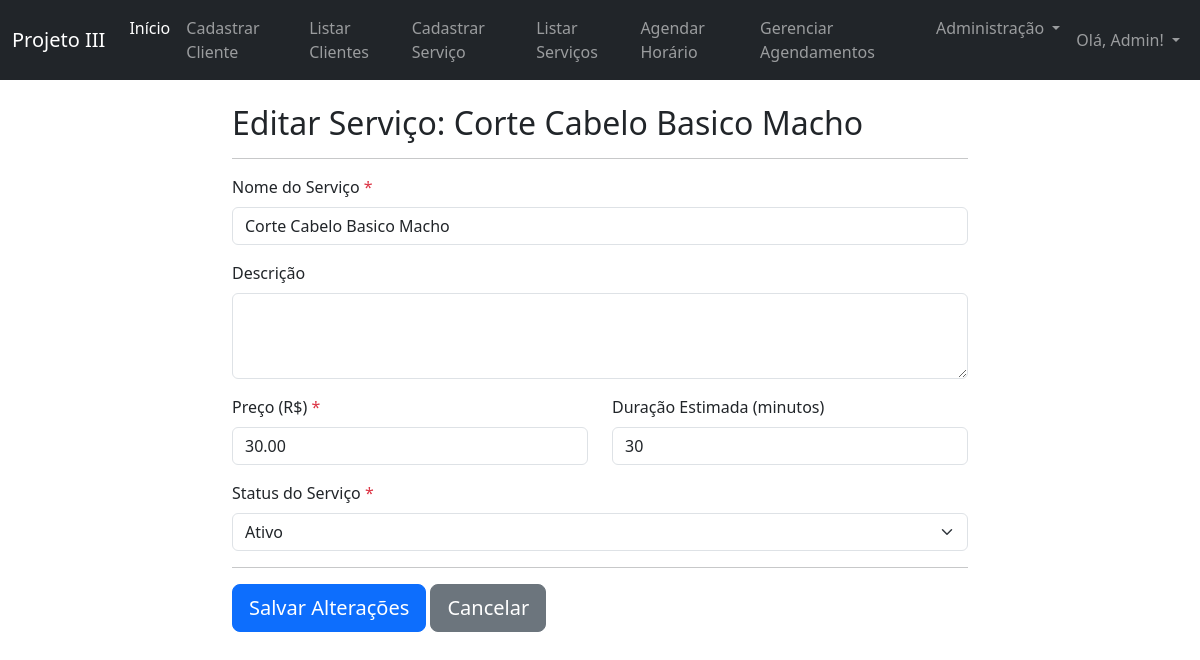
The page /cadastrar_servico.php?action=editar&id=2 (signed in) on the database its author committed.
### tables this page shows
CREATE TABLE IF NOT EXISTS `servicos` (
  `id` int NOT NULL AUTO_INCREMENT,
  `nome_servico` varchar(255) NOT NULL,
  `descricao` text,
  `preco` decimal(10,2) NOT NULL,
  `duracao_estimada_minutos` int DEFAULT NULL COMMENT 'Duração do serviço em minutos, para agendamento',
  `status` enum('ativo','inativo') NOT NULL DEFAULT 'ativo',
  `data_cadastro` timestamp NULL DEFAULT CURRENT_TIMESTAMP,
  `id_funcionario_cadastro` int NOT NULL,
  PRIMARY KEY (`id`),
  KEY `id_funcionario_cadastro` (`id_funcionario_cadastro`)
);

### cadastrar_servico.php (the view, shortened to what this page needs)
<?php
require_once 'db_conexao.php';
$is_admin = (isset($_SESSION['funcionario_cargo']) && $_SESSION['funcionario_cargo'] === 'admin');
if (isset($_SESSION['funcionario_nome'])) {
    $nome_funcionario = htmlspecialchars($_SESSION['funcionario_nome']);
} else {
    $nome_funcionario = "Usuário";
}
$modo_edicao = false;
$servico_data = [
    'nome_servico' => '',
    'descricao' => '',
    'preco' => '',
    'duracao_estimada_minutos' => '',
    'status' => 'ativo'
];
if (isset($_GET['action']) && $_GET['action'] == 'editar' && isset($_GET['id'])) {
    $modo_edicao = true;
    $servico_id_edicao = (int)$_GET['id'];
    $sql_servico = "SELECT * FROM servicos WHERE id = ?";
    $stmt_servico = $conexao->prepare($sql_servico);
    if ($stmt_servico) {
        $stmt_servico->bind_param("i", $servico_id_edicao);
        $stmt_servico->execute();
        $result_servico = $stmt_servico->get_result();
        if ($result_servico->num_rows === 1) {
            $db_data = $result_servico->fetch_assoc();
            foreach ($servico_data as $key => $value) {
                if (isset($db_data[$key])) {
                    $servico_data[$key] = $db_data[$key];
                }
            }
        }
    } else {
        $_SESSION['form_message_type'] = "danger";
        $_SESSION['form_message'] = "Erro ao preparar para buscar serviço.";
        $conexao->close();
        header("Location: listar_servicos.php");
        exit;
    }
}
?>
<!DOCTYPE html>
<html lang="pt-BR">
<head>
    <link href="https://cdn.jsdelivr.net/npm/bootstrap@5.3.3/dist/css/bootstrap.min.css" rel="stylesheet">
</head>
<body>
<nav class="navbar navbar-expand-lg navbar-dark bg-dark fixed-top">
        <div class="container-fluid">
            <a class="navbar-brand" href="dashboard.php">Projeto III</a>
            <div class="collapse navbar-collapse" id="navbarNav">
                <ul class="navbar-nav me-auto mb-2 mb-lg-0">
                    <li class="nav-item">
                        <a class="nav-link active" aria-current="page" href="dashboard.php">Início</a>
                    </li>
                    <li class="nav-item">
                        <a class="nav-link" href="cadastrar_cliente.php">Cadastrar Cliente</a>
                    </li>
                    <li class="nav-item">
                        <a class="nav-link" href="listar_clientes.php">Listar Clientes</a>
                    </li>
                    <li class="nav-item">
                        <a class="nav-link" href="cadastrar_servico.php">Cadastrar Serviço</a>
                    </li>
                    <li class="nav-item">
                        <a class="nav-link" href="listar_servicos.php">Listar Serviços</a>
                    </li>
                    <li class="nav-item">
                        <a class="nav-link" href="agendar_horario.php">Agendar Horário</a>
                    </li>
                    <li class="nav-item">
                        <a class="nav-link" href="gerenciar_agendamentos.php">Gerenciar Agendamentos</a>
                    </li>
                    <?php if ($is_admin): ?>
                    <li class="nav-item dropdown">
                        <a class="nav-link dropdown-toggle" href="#" id="adminMenuLink" role="button" data-bs-toggle="dropdown" aria-expanded="false">
                            Administração
                        </a>
                    </li>
                    <?php endif; ?>
                </ul>
                <ul class="navbar-nav">
                    <li class="nav-item dropdown">
                        <a class="nav-link dropdown-toggle" href="#" id="navbarDropdownUser" role="button" data-bs-toggle="dropdown" aria-expanded="false">
                            Olá, <?php echo $nome_funcionario; ?>!
                        </a>
                    </li>
                </ul>
            </div>
        </div>
    </nav>
    <div class="container mt-5 mb-5">
        <div class="row">
            <div class="col-md-8 offset-md-2">
                <h2><?php echo $modo_edicao ? 'Editar Serviço: ' . htmlspecialchars($servico_data['nome_servico'] ?? '') : 'Cadastro de Novo Serviço'; ?></h2>
                <hr>
                <form action="processa_cadastro_servico.php" method="POST">
                    <div class="mb-3">
                        <label for="nome_servico" class="form-label">Nome do Serviço <span class="text-danger">*</span></label>
                        <input type="text" class="form-control" id="nome_servico" name="nome_servico" required value="<?php echo htmlspecialchars($servico_data['nome_servico'] ?? ''); ?>">
                    </div>
                    <div class="mb-3">
                        <label for="descricao" class="form-label">Descrição</label>
                        <textarea class="form-control" id="descricao" name="descricao" rows="3"><?php echo htmlspecialchars($servico_data['descricao'] ?? ''); ?></textarea>
                    </div>
                    <div class="row">
                        <div class="col-md-6 mb-3">
                            <label for="preco" class="form-label">Preço (R$) <span class="text-danger">*</span></label>
                            <input type="number" class="form-control" id="preco" name="preco" step="0.01" min="0" placeholder="Ex: 50.00" required value="<?php echo htmlspecialchars($servico_data['preco'] ?? ''); ?>">
                        </div>
                        <div class="col-md-6 mb-3">
                            <label for="duracao_estimada_minutos" class="form-label">Duração Estimada (minutos)</label>
                            <input type="number" class="form-control" id="duracao_estimada_minutos" name="duracao_estimada_minutos" min="0" placeholder="Ex: 60" value="<?php echo htmlspecialchars($servico_data['duracao_estimada_minutos'] ?? ''); ?>">
                        </div>
                    </div>
                    <div class="mb-3">
                        <label for="status" class="form-label">Status do Serviço <span class="text-danger">*</span></label>
                        <select class="form-select" id="status" name="status" required>
                            <option value="ativo" <?php echo ($servico_data['status'] == 'ativo') ? 'selected' : ''; ?>>Ativo</option>
                        </select>
                    </div>
                    <hr>
                    <button type="submit" class="btn btn-primary btn-lg">
                        <?php echo $modo_edicao ? 'Salvar Alterações' : 'Cadastrar Serviço'; ?>
                    </button>
                    <a href="<?php echo $modo_edicao ? 'listar_servicos.php' : 'dashboard.php'; ?>" class="btn btn-secondary btn-lg">Cancelar</a>
                </form>
            </div>
        </div>
    </div>
</body>
</html>

### cadastrar_servico.php (style rules this page uses)
body { padding-top: 56px; }

### rows shown on the page
servicos: nome_servico "Corte Cabelo Basico Macho", preco "30.00", duracao_estimada_minutos "30", status "Ativo"

### other values the page prints
$nome_funcionario "Admin"
